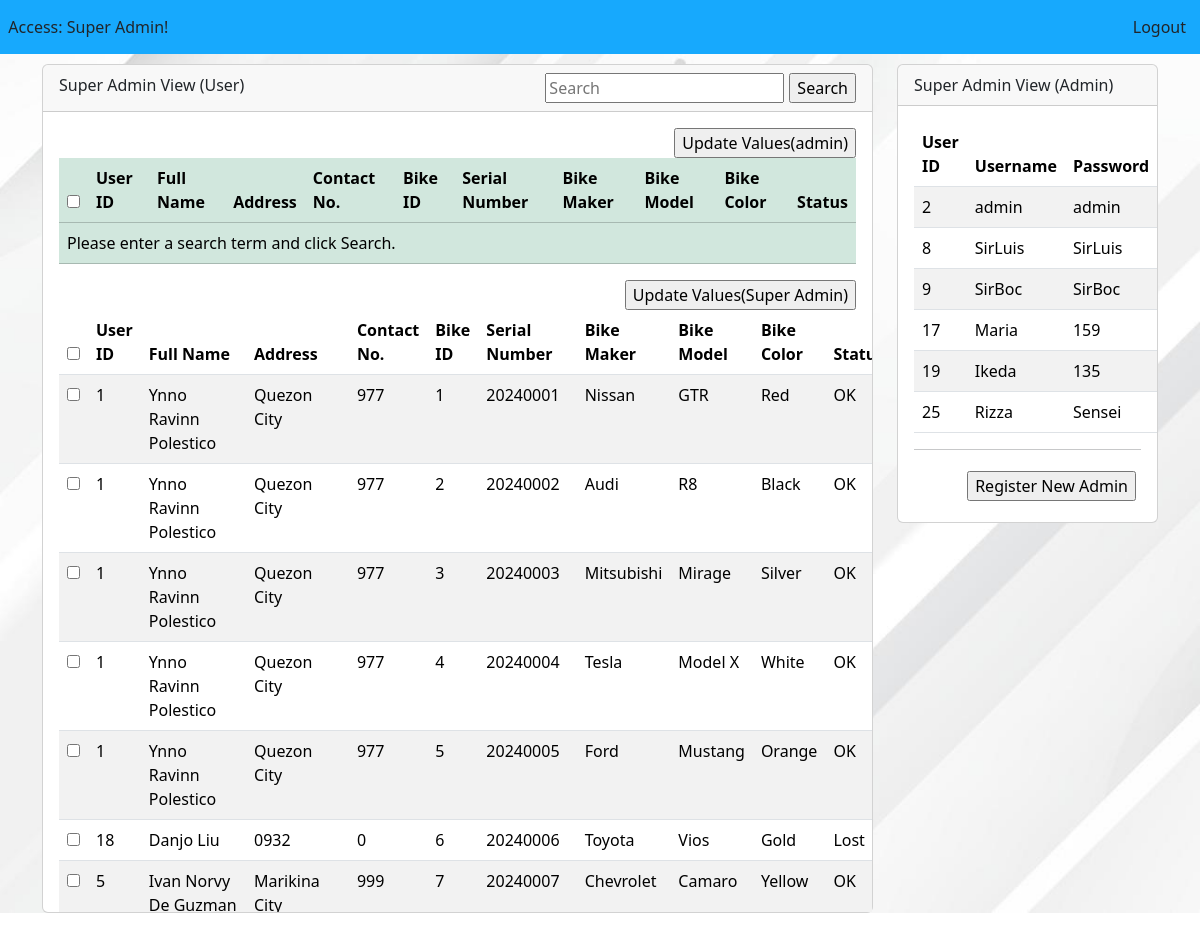
/superadmin_view.php (signed in), run on the app's committed database.
### tables this page shows
CREATE TABLE `user_tbl` (
  `col_userid` int NOT NULL,
  `col_username` varchar(100) NOT NULL,
  `col_password` varchar(100) NOT NULL,
  `col_name` varchar(100) DEFAULT NULL,
  `col_contact` bigint DEFAULT NULL,
  `col_address` varchar(100) DEFAULT NULL,
  `col_privilege` int NOT NULL
);

### admin_query_db.php (called while the page is built, shortened)
<?php
    include('db.php');
    $sql = "SELECT * FROM bikedb.user_tbl AS u
            LEFT JOIN bikedb.bike_tbl AS b ON u.col_userid = b.col_ownerid
            RIGHT JOIN bikedb.status_tbl AS s ON b.col_bikestatus = s.col_statusid
            WHERE u.col_privilege NOT IN (2, 3)
            UNION
            SELECT * FROM bikedb.user_tbl AS u
            RIGHT JOIN bikedb.bike_tbl AS b ON u.col_userid = b.col_ownerid
            RIGHT JOIN bikedb.status_tbl AS s ON b.col_bikestatus = s.col_statusid
            WHERE u.col_privilege NOT IN (2, 3);";
    $result = mysqli_query($conn, $sql);
?>

### superadmin_Aquery_db.php (called while the page is built, shortened)
<?php
    include ('db.php');
    $sql = "SELECT * FROM bikedb.user_tbl AS u
            WHERE u.col_privilege NOT IN (1,3)";
    $result = mysqli_query($conn,$sql);
?>

### superadmin_view.php (the view, shortened to what this page needs)
<!DOCTYPE html>
<html>
    <head>
        <link href="bootstrap.css" rel="stylesheet">
    </head>
    <body style="background-image: url('../bikeregistration/images/background.jpg'); background-repeat: no-repeat;background-size: cover;">
    <nav class="navbar navbar-expand-sm" style="background-color: #17A9FD;">
        &nbsp; Access: Super Admin!
		<div style="margin: 0 1px 0 auto">
			<form action="login.php">
				<input type="submit" name="logout" class="btn btn-primaryton" value="Logout">
			</form>
		</div>
	</nav>
        <div class="container-lg">
            <div class="row">
                <div class="col-9">
                    <div class="card" style="margin-top: 10px">
                        <div class="card-header">
                            <form action="superadmin_search_db.php" method="POST">
                                Super Admin View (User)
                                <input type="submit" name="b_search" value="Search" style="float: right; ">
                                <input type="text" name="u_search" placeholder="Search" style="float: right; margin-right:5px" required>
                            </form>
                        </div>
                        <div class="card-body" style="max-height: 800px;min-height:20px; overflow:auto;">
                        <table class="table table-success" >
                                <thead class="thead-dark">
                                        <tr>
                                            <th><input type='checkbox'></th>
                                            <th>User ID</th>
                                            <th>Full Name</th>
                                            <th>Address</th>
                                            <th>Contact No.</th>
                                            <th>Bike ID</th>
                                            <th>Serial Number</th>
                                            <th>Bike Maker</th>
                                            <th>Bike Model</th>
                                            <th>Bike Color</th>
                                            <th>Status</th>
                                        </tr>
                                    </thead>
                                <tbody>
                                <form action="admin_Ochange_view.php" method="POST">
                                        <?php
                                        if (isset($_GET['results'])) {
                                            $results = json_decode($_GET['results'], true);
                                            if (count($results) > 0) {
                                                foreach ($results as $row) {
                                                $jsonData = json_encode($row);
                                                echo "<tr>";
                                                    echo "<td><input type='checkbox' name='selected_rows[]'
                                                        value='" . htmlspecialchars($jsonData, ENT_QUOTES, 'UTF-8') . "'></td>";
                                                    echo "<td>" . $row['col_userid'] . "</td>";
                                                    echo "<td>" . $row['col_name'] . "</td>";
                                                    echo "<td>" . $row['col_address'] . "</td>";
                                                    echo "<td>" . $row['col_contact'] . "</td>";
                                                    echo "<td>" . $row['col_bikeid'] . "</td>";
                                                    echo "<td>" . $row['col_serialnumber'] . "</td>";
                                                    echo "<td>" . $row['col_maker'] . "</td>";
                                                    echo "<td>" . $row['col_model'] . "</td>";
                                                    echo "<td>" . $row['col_color'] . "</td>";
                                                    echo "<td>" . $row['col_status'] . "</td>";
                                                echo "</tr>";
                                                }
                                            } else {
                                                echo "<tr><td colspan='11'>No results found!</td></tr>";
                                            }
                                        } else {
                                            echo "<tr><td colspan='11'>Please enter a search term and click Search.</td></tr>";
                                        }
                                        ?>
                                        <input type="Submit" name="b_ss" value="Update Values(admin)" style="float:right;">
                                    </form>
                                    </tbody>
                            </table>
                        <table class="table table-striped">
                                    <thead class="thead-dark">
                                        <tr>
                                            <th><input type='checkbox'></th>
                                            <th>User ID</th>
                                            <th>Full Name</th>
                                            <th>Address</th>
                                            <th>Contact No.</th>
                                            <th>Bike ID</th>
                                            <th>Serial Number</th>
                                            <th>Bike Maker</th>
                                            <th>Bike Model</th>
                                            <th>Bike Color</th>
                                            <th>Status</th>
                                        </tr>
                                    </thead>
                                    <tbody>
                                        <form action="admin_Ochange_view.php" method="POST">
                                                <?php
                                                require_once('admin_query_db.php');
                                                if (mysqli_num_rows($result) > 0) {
                                                    while ($row = mysqli_fetch_assoc($result)) {
                                                    $jsonData = json_encode($row);
                                                    echo "<tr>";
                                                        echo "<td>
                                                        <input type='checkbox' name='selected_rows[]'
                                                            value='" . htmlspecialchars($jsonData, ENT_QUOTES, 'UTF-8') . "'></td>";
                                                        echo "<td>" . $row['col_userid'] . "</td>";
                                                        echo "<td>" . $row['col_name'] . "</td>";
                                                        echo "<td>" . $row['col_address'] . "</td>";
                                                        echo "<td>" . $row['col_contact'] . "</td>";
                                                        echo "<td>" . $row['col_bikeid'] . "</td>";
                                                        echo "<td>" . $row['col_serialnumber'] . "</td>";
                                                        echo "<td>" . $row['col_maker'] . "</td>";
                                                        echo "<td>" . $row['col_model'] . "</td>";
                                                        echo "<td>" . $row['col_color'] . "</td>";
                                                        echo "<td>" . $row['col_status'] . "</td>";
                                                    echo "</tr>";
                                                    }
                                                } else {
                                                    echo "<tr><td colspan='9'>No Data Has Been Found!</td></tr>";
                                                }
                                                ?>
                                                <input type="Submit" name="b_ss" value="Update Values(Super Admin)" style="float:right;">
                                            </form>
                                    </tbody>
                                </table>
                        </div>
                    </div>
                </div>
                <div class="col-3">
                    <div class="card" style="margin-top: 10px">
                        <div class="card-header">
                        Super Admin View (Admin)
                        </div>
                        <div class="card-body" style="max-height: 800px;min-height:20px; overflow:auto;">
                        <table class="table table-striped">
                            <thead class="thead-dark">
                                <tr>
                                    <th>User ID</th>
                                    <th>Username</th>
                                    <th>Password</th>
                                </tr>
                            </thead>
                            <tbody>
                                <?php
                                    require_once('superadmin_Aquery_db.php');
                                    if (mysqli_num_rows($result) > 0) {
                                        while ($row = mysqli_fetch_assoc($result)) {
                                            echo "<tr>";
                                                echo "<td>" . $row['col_userid'] . "</td>";
                                                echo "<td>" . $row['col_username'] . "</td>";
                                                echo "<td>" . $row['col_password'] . "</td>";
                                            echo "</tr>";
                                            }
                                    } else {
                                        echo "<tr><td colspan='3'>No Data Has Been Found!</td></tr>";
                                    }
                                ?>
                            </tbody>
                        </table>
                        <hr>
                                <form action="superadmin_a_registration_view.php" method="POST">
                                    <input type="submit" name="i_admin_reg" value="Register New Admin" style="float: right; margin: 5px;">
                                </form>
                        </div>
                    </div>
                </div>
            </div>
        </div>
    </body>
</html>

### data on the page
user_tbl: col_userid "2", col_username "admin", col_password "admin"
user_tbl: col_userid "8", col_username "SirLuis", col_password "SirLuis"
user_tbl: col_userid "9", col_username "SirBoc", col_password "SirBoc"
user_tbl: col_userid "17", col_username "Maria", col_password "159"
user_tbl: col_userid "19", col_username "Ikeda", col_password "135"
user_tbl: col_userid "25", col_username "Rizza", col_password "Sensei"

### other printed values
$row['col_userid'] "1"
$row['col_name'] "Ynno Ravinn Polestico"
$row['col_address'] "Quezon City"
$row['col_contact'] "977"
$row['col_bikeid'] "1"
$row['col_serialnumber'] "20240001"
$row['col_maker'] "Nissan"
$row['col_model'] "GTR"
$row['col_color'] "Red"
$row['col_status'] "OK"
$row['col_bikeid'] "2"
$row['col_serialnumber'] "20240002"
$row['col_maker'] "Audi"
$row['col_model'] "R8"
$row['col_color'] "Black"
